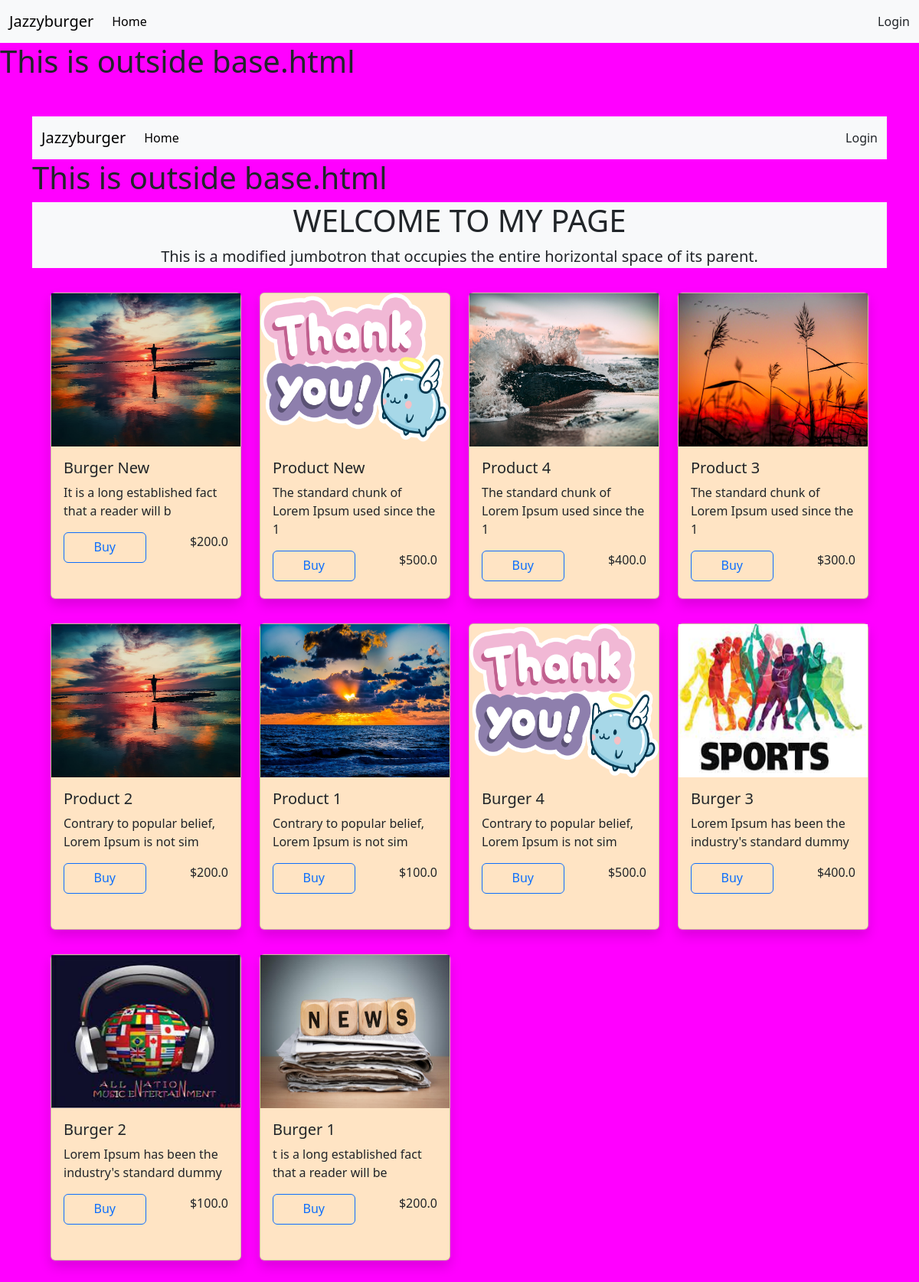
The page / on the database its author committed.
### jazzyburger/models.py (models this page shows, shortened)
class Product(models.Model):
    title = models.CharField(max_length=150, blank=False, null= False)
    description = models.TextField(default='')
    price = models.FloatField(default=0, blank=False)
    image = models.ImageField()

### jazzyburger/views.py (the view)
# urls.py: path('', ProductView.as_view(), name='home'),
class ProductView(TemplateView):
    template_name = "home.html"
    def get_context_data(self, **kwargs):
        context = super().get_context_data(**kwargs)
        context['products'] = Product.objects.all().order_by('-id')
        return context

### jazzyburger/templates/home.html (shortened to what this page needs)
{% extends 'base.html' %}
{% load static %}
    {% block body %}
      {% if user.is_authenticated %}
        <div class="container mx-auto row">
          {% for product in products %}
            <div class="col-md-3 my-3">
              <div class="card shadow" style="background-color: bisque; height: 400px">
                <div class="w-100">
                  <img class="w-100" src="{{ product.image.url }}" alt="product_img" height="200px" />
                </div>
                <div class="card-body">
                  <h5>{{ product.title }}</h5>
                  <p>{{ product.description | slice:"0:50" }}</p>
                  <div class="d-flex justify-content-between w-100">
                    <a
                class="btn btn-outline-success btn-block w-50"
                href="{% url 'detail' pk=product.id %}"
                >View</a
              >
                    <p class="">${{ product.price }}</p>
                  </div>
                </div>
              </div>
            </div>
          {% endfor %}
        </div>
      {% else %}
        <div class="container my-5">
          {% include 'products.html' %}
        </div>
      {% endif %}
    {% endblock %}

### jazzyburger/templates/products.html (shortened to what this page needs)
{% extends 'base.html' %} {% load static %}
    {% block body %}
    {% include 'jumbotron.html' %}
    <div class="container mx-auto row">
      {% for product in products %}
        <div class="col-md-3 my-3">
          <div class="card shadow" style="background-color: bisque; height: 400px">
            <div class="w-100">
              <img class="w-100" src="{{ product.image.url }}" alt="product_img" height="200px" />
            </div>
            <div class="card-body">
              <h5>{{ product.title }}</h5>
              <p>{{ product.description | slice:"0:50" }}</p>
              <div class="d-flex justify-content-between w-100">
                <a class="btn btn-outline-primary btn-block w-50" href="#">Buy</a>
                <p class="">${{ product.price }}</p>
              </div>
            </div>
          </div>
        </div>
      {% endfor %}
    </div>
    {% endblock %}

### static/style.css (style rules this page uses)
body { background-color:magenta !important; margin: 0; padding: 0; box-sizing: border-box; text-decoration: none; list-style: none; font-family: "poppins", sans-serif; }

### rows shown on the page
Product: image (picture), title "Burger New", description "It is a long established fact that a reader will b", price "200.0"
Product: image (picture), title "Product New", description "The standard chunk of Lorem Ipsum used since the 1", price "500.0"
Product: image (picture), title "Product 4", description "The standard chunk of Lorem Ipsum used since the 1", price "400.0"
Product: image (picture), title "Product 3", description "The standard chunk of Lorem Ipsum used since the 1", price "300.0"
Product: image (picture), title "Product 2", description "Contrary to popular belief, Lorem Ipsum is not sim", price "200.0"
Product: image (picture), title "Product 1", description "Contrary to popular belief, Lorem Ipsum is not sim", price "100.0"
Product: image (picture), title "Burger 4", description "Contrary to popular belief, Lorem Ipsum is not sim", price "500.0"
Product: image (picture), title "Burger 3", description "Lorem Ipsum has been the industry's standard dummy", price "400.0"
Product: image (picture), title "Burger 2", description "Lorem Ipsum has been the industry's standard dummy", price "100.0"
Product: image (picture), title "Burger 1", description "t is a long established fact that a reader will be", price "200.0"
